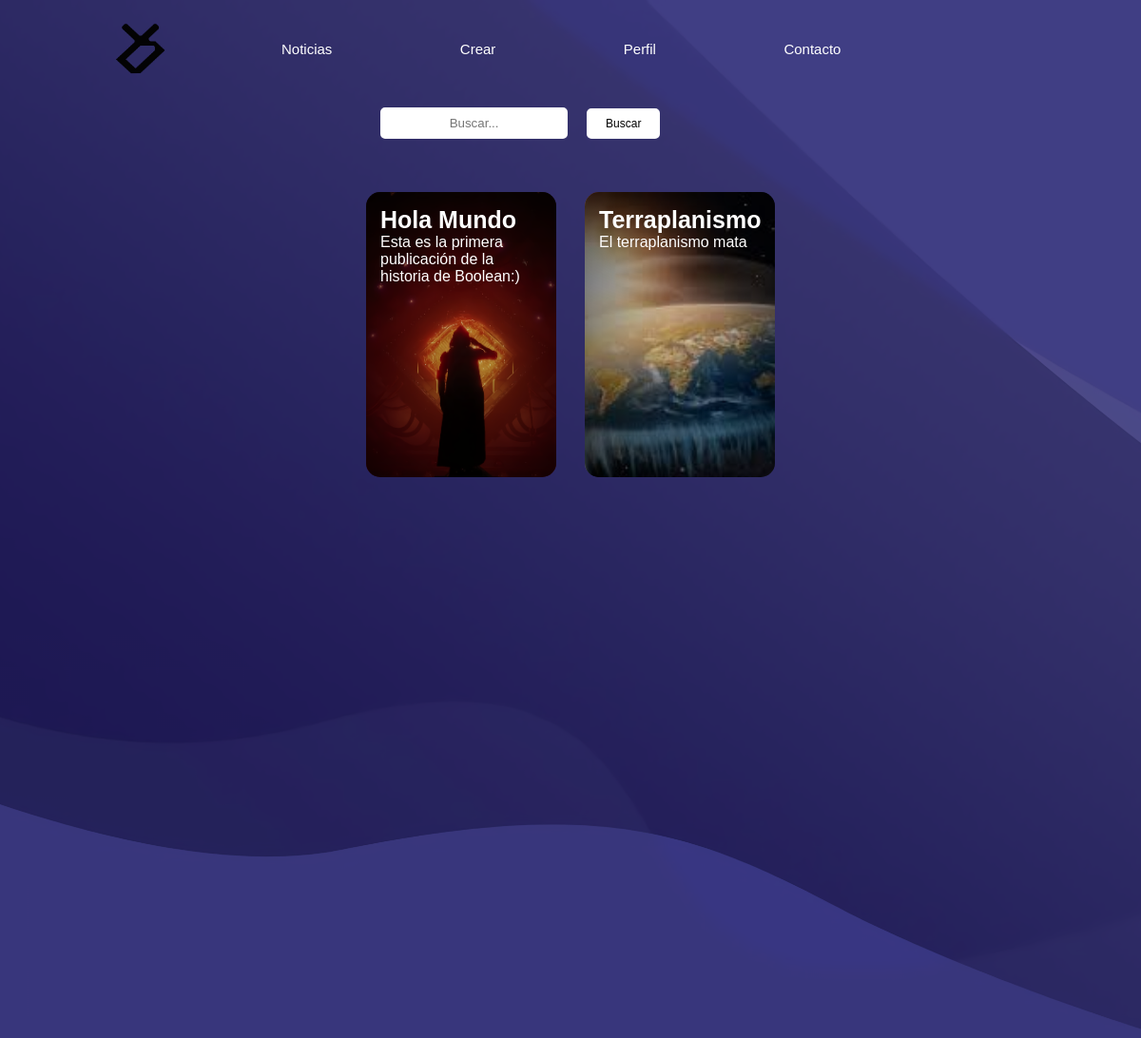
Page /Usuario/noticias.php on the committed database.
### tables this page shows
CREATE TABLE `noticia` (
  `id` int(11) NOT NULL,
  `id_user` int(11) NOT NULL,
  `titulo` varchar(30) NOT NULL,
  `descripcion` varchar(500) NOT NULL,
  `contenido` text NOT NULL,
  `imagen` varchar(200) NOT NULL
);

### Usuario/noticias.php (the view, shortened to what this page needs)
<?php
require("../Datos/conexion.php");
$sql = "SELECT *  FROM noticia";
$resultado = mysqli_query($conexion, $sql);
if (isset($_POST['buscar'])) {
    $titulo = $_POST['busqueda'];
    $sql = "SELECT * FROM noticia WHERE titulo LIKE '%$titulo%'";
    $resultado = mysqli_query($conexion, $sql);
} else {
    $sql = "SELECT * FROM noticia";
    $resultado = mysqli_query($conexion, $sql);
}
?>
<html>
<head>
    <link rel="stylesheet" type="text/css" href="estilos.css" title="style" />
</head>
<body>
    <div class="contenedor">
        <div class="navegacion">
          <a href = "./index.php"><img src="./imagenes/LogoDani-02.png" class="logo"/></a>
            <nav>
                <ul>
                    <li class="barra">
                        <a href="./noticias.php" class="decBarra">Noticias</a>
                    </li>
                    <li class="barra">
                        <a href="./crearNoticia.php" class="decBarra">Crear</a>
                    </li>
                    <li class="barra">
                        <a href="./perfil.php" class="decBarra">Perfil</a>
                    </li>
                    <li class="barra">
                        <a href="./contacto.php" class="decBarra">Contacto</a>
                    </li>
                </ul>
            </nav>
        </div>
        <div class="algo">
            <div class="tarjeta">
                <div class="texto">
                <form action = "./noticias.php" method="POST" enctype="multipart/form-data">
                    <div class="flex-row">
                        <input type="text" name="busqueda" id ="busqueda" placeholder="Buscar...">
                        <input type="submit" name="buscar" id="buscar" value="Buscar">
                    </div>
                </form><br><br>
                    <div id="arreglo3">
                        <?php
                            if ($resultado) {
                                while ($fila = mysqli_fetch_array($resultado)) {
                        ?>
                            <a href = "./articulo.php?id=<?php echo $fila['id'] ?>">
                                <div class="wrapper" style="background-image: url('Resources/Noticias/<?php echo($fila['titulo'])?>/<?php echo($fila['imagen'])?>')">
                                <h5><?php echo($fila['titulo']) ?></h5>
                                <p>
                                    <?php echo($fila['descripcion']) ?>
                                </p>
                                </div>
                            </a>
                        <?php
                                }
                            }
                        ?>
                    </div>
              </div>
            </div>
        </div>
    </div>
</body>
</html>

### Usuario/estilos.css (style rules this page uses)
* { padding: 0; margin: 0; font-family: Tahoma, sans-serif; background-repeat: no-repeat; }
.navegacion { display: flex; align-items: center; }
nav { flex: 1; text-align: right; color: white; }
nav ul li { list-style: none; margin-left: 70px; display: inline-block; }
.logo { width: 100px; cursor: pointer; }
.barra { border-radius: 10px; padding: 30px; }
.decBarra { text-decoration: none; color: white; font-size: 15px; }
.contenedor { width: 100%; background-image: url(./imagenes/website-background-image-size-psd-vector-photo_waifu2x_art_noise3_scale_tta_1.png); display: flex; flex-direction: row; flex-flow: wrap; background-size: cover; background-position: center; padding-left: 8%; padding-right: 8%; box-sizing: border-box; }
.tarjeta { display: flex; align-items: center; justify-content: center; align-items: center; width: 100%; height: 100%; }
.algo { width: 100%; height: auto; display: flex; flex-direction: row; flex-flow: wrap; background-size: cover; box-sizing: border-box; justify-content: space-around; }
#arreglo3 { display: flex; flex-direction: row; flex-flow: wrap; justify-content: space-around; width: 100%; height: 900px; margin-top: 0; }
input[type="text"], input[type="password"] { width: 82%; padding: 6px 12px; margin-left: 20px; border-radius: 5px; text-align: center; border: solid white; }
#buscar { width: 190px; background-color: white; color: black; font-size: 12px; padding: 13px; border-radius: 20px; outline: none; }
.wrapper { display: inline-block; cursor: pointer; width: 200px; height: 300px; border-radius: 15px; padding: 15px; box-sizing: border-box; margin: 10px 15px; box-shadow: inset 0 0 150px 2px rgb(0, 0, 0); background-position: center center; background-size: cover; background-repeat: no-repeat; transition: 0.5s; }
h5 { font-size: 25px; color: white; }
.wrapper p { color: white; }
input[type="submit"] { width: 90%; padding: 6px 12px; margin-left: 20px; border-radius: 5px; text-align: center; border: solid white; color: black; }
.flex-row { display: flex; flex-direction: row; height: auto; background-size: cover; box-sizing: border-box; justify-content: inline-block; align-items: center; }
#buscar { width: 30%; padding: 6px 12px; margin-left: 20px; border-radius: 5px; text-align: center; border: solid white; color: black; }
body { background-color: rgb(250, 243, 243); }
form { padding: 10px; display: table; }
body { display: flex; justify-content: center; }
body { background-image: url(./imagenes/website-background-image-size-psd-vector-photo_waifu2x_art_noise3_scale_tta_1.png); }

### rows in the picture
noticia: titulo+imagen (picture), titulo "Hola Mundo", descripcion "Esta es la primera publicación de la historia de Boolean:)"
noticia: titulo "Terraplanismo", descripcion "El terraplanismo mata"
